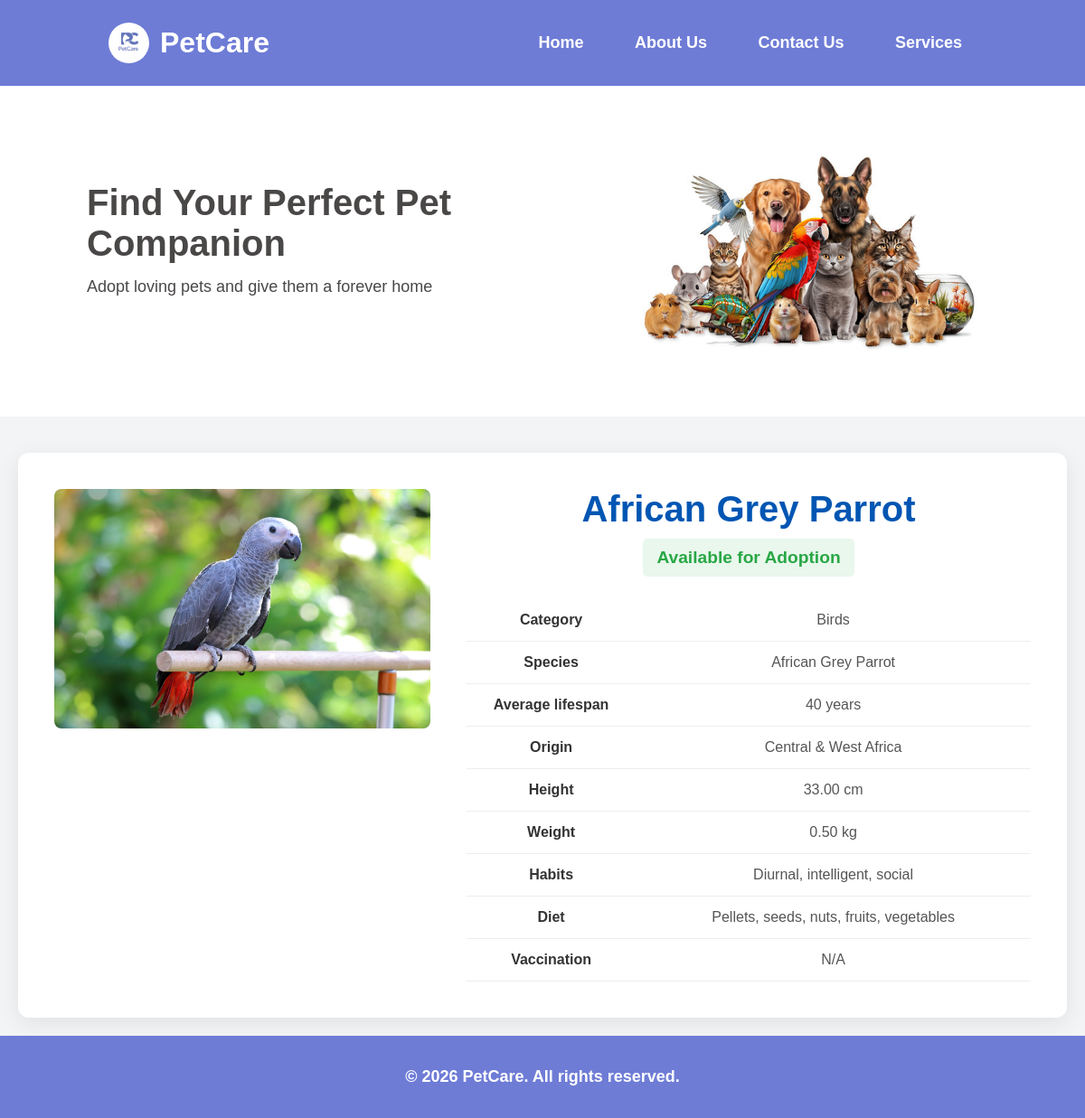
Screenshot of /pet/16/ with the database file from the repository.
### petapp/models.py (models this page shows, shortened)
class Pet(models.Model):
    name = models.CharField(max_length=100)
    image = models.ImageField(upload_to='pet_images/', help_text="Image of the pet")
    is_available = models.BooleanField(default=True, help_text="Is this pet available for adoption?")
    category = models.ForeignKey(Category, on_delete=models.CASCADE, related_name="pets")
    species = models.CharField(max_length=100, help_text="e.g., Golden Retriever, Siamese")
    average_lifespan = models.PositiveIntegerField(help_text="Age in years")
    origin = models.CharField(max_length=100, blank=True)
    height = models.DecimalField(max_digits=5, decimal_places=2, help_text="Height in cm", blank=True, null=True)
    weight = models.DecimalField(max_digits=5, decimal_places=2, help_text="Weight in kg", blank=True, null=True)
    habitual_status = models.TextField(blank=True, help_text="Describe the pet's habits")
    foods = models.TextField(blank=True, help_text="Describe the pet's diet")
    vaccination = models.TextField(blank=True, help_text="Vaccination status and history")

class Category(models.Model):
    name = models.CharField(max_length=100, unique=True)
    image = models.ImageField(upload_to='category_images/', help_text="Image for the category card")
    description = models.TextField(help_text="A short article about this category.")
    class Meta:
        verbose_name_plural = "Categories"

### petapp/views.py (the view)
# urls.py: path('pet/<int:pet_id>/', views.pet_detail_view, name='pet_detail'),
def pet_detail_view(request, pet_id):
    pet = get_object_or_404(Pet, id=pet_id)
    context = {
        'pet': pet,
    }
    return render(request, 'pet_detail.html', context)

### petapp/templates/pet_detail.html (shortened to what this page needs)
{% extends "base.html" %}
{% load static %}
{% block content %}
<div class="container">
    <div class="pet-detail-layout">
        <div class="pet-detail-image">
            <img src="{{ pet.image.url }}" alt="Photo of {{ pet.name }}">
        </div>
        <div class="pet-detail-info">
            <h1>{{ pet.name }}</h1>
            {% if pet.is_available %}
                <p class="availability available">Available for Adoption</p>
            {% else %}
                <p class="availability unavailable">Already Adopted</p>
            {% endif %}
            <table class="pet-detail-table">
                <tr>
                    <td>Category</td>
                    <td>{{ pet.category.name }}</td>
                </tr>
                <tr>
                    <td>Species</td>
                    <td>{{ pet.species }}</td>
                </tr>
                <tr>
                    <td>Average lifespan</td>
                    <td>{{ pet.average_lifespan }} years</td>
                </tr>
                <tr>
                    <td>Origin</td>
                    <td>{{ pet.origin|default:"N/A" }}</td>
                </tr>
                <tr>
                    <td>Height</td>
                    <td>{{ pet.height|default:"N/A" }} cm</td>
                </tr>
                <tr>
                    <td>Weight</td>
                    <td>{{ pet.weight|default:"N/A" }} kg</td>
                </tr>
                <tr>
                    <td>Habits</td>
                    <td>{{ pet.habitual_status|linebreaksbr|default:"N/A" }}</td>
                </tr>
                <tr>
                    <td>Diet</td>
                    <td>{{ pet.foods|linebreaksbr|default:"N/A" }}</td>
                </tr>
                <tr>
                    <td>Vaccination</td>
                    <td>{{ pet.vaccination|linebreaksbr|default:"N/A" }}</td>
                </tr>
            </table>
        </div>
    </div>
</div>
{% endblock %}

### static/css/style.css (style rules this page uses)
* { margin: 0; padding: 0; box-sizing: border-box; font-family: Arial, Helvetica, sans-serif; }
body { background-color: #f2f4f6; color: #4a4747; }
.container { text-align: center; max-width: 1200px; margin: 20px auto; padding: 0 20px; }
.container { max-width: 1200px; margin: 20px auto; padding: 0 20px; }
.pet-detail-layout { display: grid; grid-template-columns: 1fr 1.5fr; gap: 40px; background-color: #fff; padding: 40px; border-radius: 12px; box-shadow: 0 6px 25px rgba(0, 0, 0, 0.08); margin-top: 40px; }
.pet-detail-image img { width: 100%; height: auto; border-radius: 8px; object-fit: cover; }
.pet-detail-info h1 { margin-top: 0; font-size: 2.5em; color: #0056b3; }
.pet-detail-info .availability { font-size: 1.2em; font-weight: bold; padding: 10px 15px; border-radius: 5px; display: inline-block; margin-top: 10px; margin-bottom: 25px; }
.pet-detail-info .available { color: #28a745; background-color: #e9f7ec; }
.pet-detail-table { width: 100%; border-collapse: collapse; }
.pet-detail-table td { padding: 14px 0; border-bottom: 1px solid #eee; vertical-align: top; }
.pet-detail-table td:first-child { font-weight: bold; color: #333; width: 30%; }
.pet-detail-table td:last-child { color: #555; }

### rows the page displays
Pet: image (picture), name "African Grey Parrot", category.name "Birds", species "African Grey Parrot", average_lifespan "40", origin "Central & West Africa", height "33.00", weight "0.50", habitual_status "Diurnal, intelligent, social", foods "Pellets, seeds, nuts, fruits, vegetables", vaccination "N/A"
